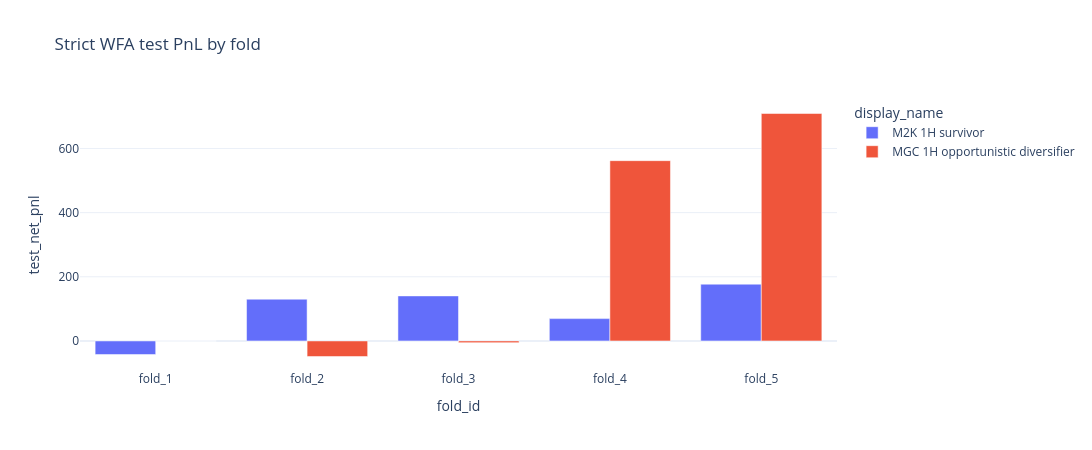
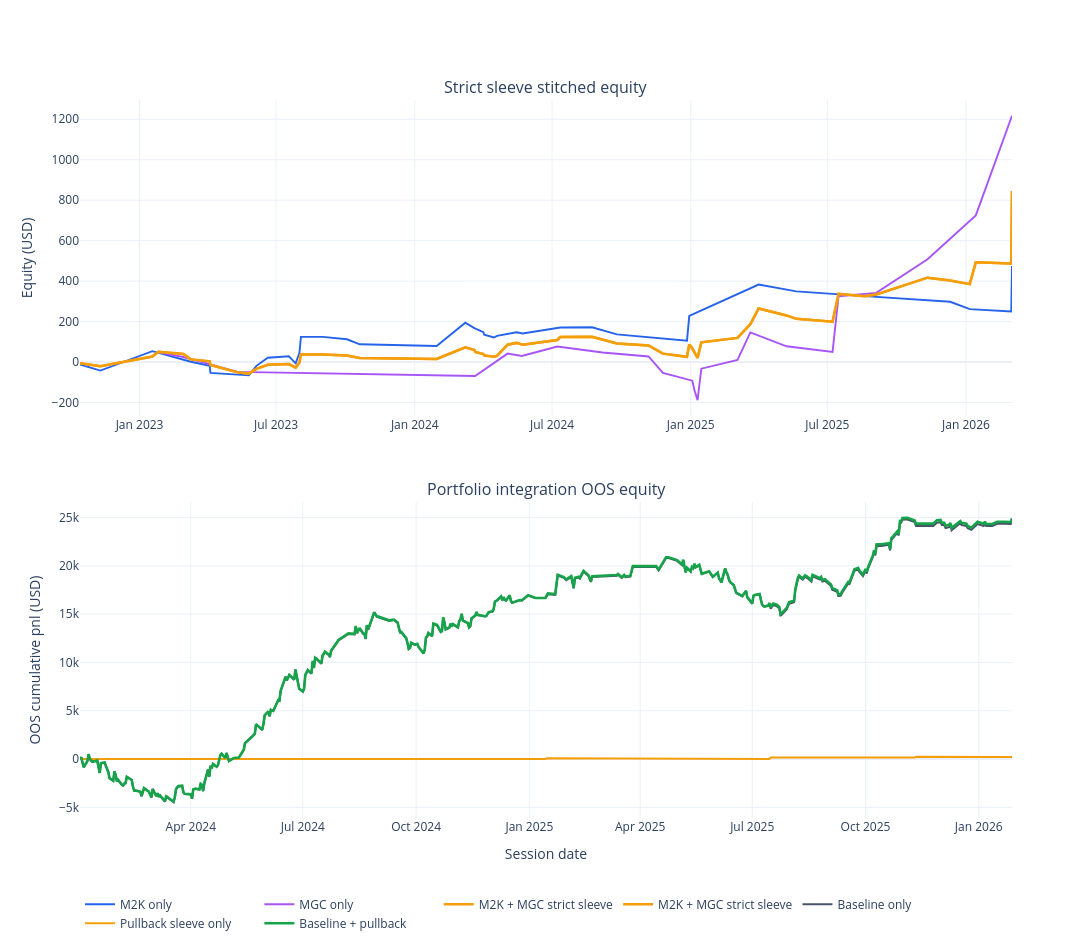

Here is the notebook cell these charts were saved with, in order:
### Code cell
display(Markdown("## 3. Fold-by-Fold and Sleeve Curves"))

fold_fig = px.bar(
    strict_fold_view.loc[strict_fold_view["symbol"].astype(str).isin(PRIMARY_SYMBOLS)],
    x="fold_id",
    y="test_net_pnl",
    color="display_name",
    barmode="group",
    title="Strict WFA test PnL by fold",
)
fold_fig.update_layout(template=PLOT_TEMPLATE, width=1150, height=450)
fold_fig.show()

curve_fig = make_subplots(
    rows=2,
    cols=1,
    vertical_spacing=0.12,
    subplot_titles=("Strict sleeve stitched equity", "Portfolio integration OOS equity"),
)

for portfolio_name, label, color in [
    (M2K_ONLY_PORTFOLIO, "M2K only", "#2563eb"),
    (MGC_ONLY_PORTFOLIO, "MGC only", "#a855f7"),
    (STRICT_SLEEVE_NAME, "M2K + MGC strict sleeve", "#f59e0b"),
    (STRICT_SLEEVE_FALLBACK, "M2K + MGC strict sleeve", "#f59e0b"),
]:
    frame = strict_portfolio_daily.loc[strict_portfolio_daily["portfolio_name"].astype(str) == portfolio_name].copy()
    if frame.empty:
        continue
    frame = frame.sort_values("session_date")
    curve_fig.add_trace(
        go.Scatter(
            x=frame["session_date"],
            y=frame["equity"],
            mode="lines",
            name=label,
            line=dict(color=color, width=2.5 if "strict sleeve" in label else 1.9),
        ),
        row=1,
        col=1,
    )

for name, y_col, color in [
    ("Baseline only", "baseline_equity", "#475569"),
    ("Pullback sleeve only", "pullback_equity", "#f59e0b"),
    ("Baseline + pullback", "integrated_equity", "#16a34a"),
]:
    curve_fig.add_trace(
        go.Scatter(
            x=integration_curve["session_date"],
            y=integration_curve[y_col],
            mode="lines",
            name=name,
            line=dict(color=color, width=2.6 if name == "Baseline + pullback" else 2.0),
        ),
        row=2,
        col=1,
    )

curve_fig.update_yaxes(title_text="Equity (USD)", row=1, col=1)
curve_fig.update_yaxes(title_text="OOS cumulative pnl (USD)", row=2, col=1)
curve_fig.update_xaxes(title_text="Session date", row=2, col=1)
curve_fig.update_layout(template=PLOT_TEMPLATE, height=950, width=1450, legend=dict(orientation="h", y=-0.10, x=0.0))
curve_fig.show()

### Figure 1 — Plotly figure (JSON) as saved in the notebook; plotly's stock layout.template omitted (floating-point values rounded to 4 significant figures)
{"data": [{"alignmentgroup": "True", "hovertemplate": "display_name=M2K 1H survivor<br>fold_id=%{x}<br>test_net_pnl=%{y}<extra></extra>", "legendgroup": "M2K 1H survivor", "marker": {"color": "#636efa", "pattern": {"shape": ""}}, "name": "M2K 1H survivor", "offsetgroup": "M2K 1H survivor", "orientation": "v", "showlegend": true, "textposition": "auto", "type": "bar", "x": ["fold_1", "fold_2", "fold_3", "fold_4", "fold_5"], "xaxis": "x", "y": [-42.37, 130.1, 140.4, 69.63, 177.0], "yaxis": "y"}, {"alignmentgroup": "True", "hovertemplate": "display_name=MGC 1H opportunistic diversifier<br>fold_id=%{x}<br>test_net_pnl=%{y}<extra></extra>", "legendgroup": "MGC 1H opportunistic diversifier", "marker": {"color": "#EF553B", "pattern": {"shape": ""}}, "name": "MGC 1H opportunistic diversifier", "offsetgroup": "MGC 1H opportunistic diversifier", "orientation": "v", "showlegend": true, "textposition": "auto", "type": "bar", "x": ["fold_1", "fold_2", "fold_3", "fold_4", "fold_5"], "xaxis": "x", "y": [0.0, -48.5, -5.3, 562.0, 709.0], "yaxis": "y"}], "layout": {"barmode": "group", "height": 450, "legend": {"title": {"text": "display_name"}, "tracegroupgap": 0}, "title": {"text": "Strict WFA test PnL by fold"}, "width": 1150, "xaxis": {"anchor": "y", "domain": [0.0, 1.0], "title": {"text": "fold_id"}}, "yaxis": {"anchor": "x", "domain": [0.0, 1.0], "title": {"text": "test_net_pnl"}}}}

### Figure 2 — Plotly figure (JSON) as saved in the notebook; plotly's stock layout.template omitted (floating-point values rounded to 4 significant figures; data arrays with more than 128 entries replaced by an {"elided": "..."} marker saying what was removed)
{"data": [{"line": {"color": "#2563eb", "width": 1.9}, "mode": "lines", "name": "M2K only", "type": "scatter", "x": ["2022-10-14T00:00:00", "2022-11-10T00:00:00", "2023-01-18T00:00:00", "2023-03-10T00:00:00", "2023-04-04T00:00:00", "2023-04-05T00:00:00", "2023-05-26T00:00:00", "2023-06-05T00:00:00", "2023-06-20T00:00:00", "2023-07-18T00:00:00", "2023-07-20T00:00:00", "2023-07-27T00:00:00", "2023-08-01T00:00:00", "2023-08-03T00:00:00", "2023-09-01T00:00:00", "2023-10-03T00:00:00", "2023-10-20T00:00:00", "2024-01-30T00:00:00", "2024-03-08T00:00:00", "2024-03-20T00:00:00", "2024-04-01T00:00:00", "2024-04-02T00:00:00", "2024-04-15T00:00:00", "2024-04-19T00:00:00", "2024-05-15T00:00:00", "2024-05-23T00:00:00", "2024-07-12T00:00:00", "2024-08-23T00:00:00", "2024-09-25T00:00:00", "2024-12-27T00:00:00", "2024-12-30T00:00:00", "2025-04-01T00:00:00", "2025-05-21T00:00:00", "2025-08-12T00:00:00", "2025-08-20T00:00:00", "2025-12-11T00:00:00", "2026-01-06T00:00:00", "2026-03-02T00:00:00", "2026-03-03T00:00:00"], "xaxis": "x", "y": [-12.37, -42.37, 53.75, 1.25, -18.25, -53.87, -65.87, -18.87, 21.13, 28.13, 20.25, -6.375, 45.13, 124.1, 124.1, 112.5, 87.75, 79.5, 194.2, 167.9, 148.0, 134.9, 121.4, 129.4, 147.4, 141.0, 170.5, 172.0, 136.8, 105.7, 228.2, 382.9, 349.2, 330.8, 325.9, 297.8, 261.8, 249.8, 474.8], "yaxis": "y"}, {"line": {"color": "#a855f7", "width": 1.9}, "mode": "lines", "name": "MGC only", "type": "scatter", "x": ["2023-01-26T00:00:00", "2023-02-28T00:00:00", "2023-05-11T00:00:00", "2024-03-21T00:00:00", "2024-05-03T00:00:00", "2024-05-22T00:00:00", "2024-07-08T00:00:00", "2024-09-06T00:00:00", "2024-11-06T00:00:00", "2024-11-25T00:00:00", "2025-01-03T00:00:00", "2025-01-06T00:00:00", "2025-01-10T00:00:00", "2025-01-15T00:00:00", "2025-03-04T00:00:00", "2025-03-21T00:00:00", "2025-05-08T00:00:00", "2025-07-08T00:00:00", "2025-07-16T00:00:00", "2025-09-04T00:00:00", "2025-11-11T00:00:00", "2026-01-14T00:00:00", "2026-03-03T00:00:00"], "xaxis": "x", "y": [47.5, 25.0, -48.5, -69.0, 41.7, 30.2, 76.7, 47.2, 27.7, -53.8, -92.3, -140.8, -188.3, -32.8, 10.7, 146.2, 77.7, 50.2, 325.2, 341.7, 508.2, 724.7, 1217.0], "yaxis": "y"}, {"line": {"color": "#f59e0b", "width": 2.5}, "mode": "lines", "name": "M2K + MGC strict sleeve", "type": "scatter", "x": ["2022-10-14T00:00:00", "2022-11-10T00:00:00", "2023-01-18T00:00:00", "2023-01-26T00:00:00", "2023-02-28T00:00:00", "2023-03-10T00:00:00", "2023-04-04T00:00:00", "2023-04-05T00:00:00", "2023-05-11T00:00:00", "2023-05-26T00:00:00", "2023-06-05T00:00:00", "2023-06-20T00:00:00", "2023-07-18T00:00:00", "2023-07-20T00:00:00", "2023-07-27T00:00:00", "2023-08-01T00:00:00", "2023-08-03T00:00:00", "2023-09-01T00:00:00", "2023-10-03T00:00:00", "2023-10-20T00:00:00", "2024-01-30T00:00:00", "2024-03-08T00:00:00", "2024-03-20T00:00:00", "2024-03-21T00:00:00", "2024-04-01T00:00:00", "2024-04-02T00:00:00", "2024-04-15T00:00:00", "2024-04-19T00:00:00", "2024-05-03T00:00:00", "2024-05-15T00:00:00", "2024-05-22T00:00:00", "2024-05-23T00:00:00", "2024-07-08T00:00:00", "2024-07-12T00:00:00", "2024-08-23T00:00:00", "2024-09-06T00:00:00", "2024-09-25T00:00:00", "2024-11-06T00:00:00", "2024-11-25T00:00:00", "2024-12-27T00:00:00", "2024-12-30T00:00:00", "2025-01-03T00:00:00", "2025-01-06T00:00:00", "2025-01-10T00:00:00", "2025-01-15T00:00:00", "2025-03-04T00:00:00", "2025-03-21T00:00:00", "2025-04-01T00:00:00", "2025-05-08T00:00:00", "2025-05-21T00:00:00", "2025-07-08T00:00:00", "2025-07-16T00:00:00", "2025-08-12T00:00:00", "2025-08-20T00:00:00", "2025-09-04T00:00:00", "2025-11-11T00:00:00", "2025-12-11T00:00:00", "2026-01-06T00:00:00", "2026-01-14T00:00:00", "2026-03-02T00:00:00", "2026-03-03T00:00:00"], "xaxis": "x", "y": [-6.187, -21.19, 26.88, 50.63, 39.38, 13.13, 3.375, -14.44, -51.19, -57.19, -33.69, -13.69, -10.19, -14.12, -27.44, -1.687, 37.81, 37.81, 32.0, 19.63, 15.5, 72.83, 59.7, 49.45, 39.51, 32.95, 26.2, 30.2, 85.55, 94.55, 88.8, 85.61, 108.9, 123.6, 124.4, 109.6, 91.99, 82.24, 41.49, 25.93, 87.18, 67.93, 43.68, 19.93, 97.68, 119.4, 187.2, 264.6, 230.3, 213.4, 199.7, 337.2, 328.0, 325.6, 333.8, 417.1, 403.0, 385.0, 493.2, 487.2, 846.0], "yaxis": "y"}, {"line": {"color": "#f59e0b", "width": 2.5}, "mode": "lines", "name": "M2K + MGC strict sleeve", "type": "scatter", "x": ["2022-10-14T00:00:00", "2022-11-10T00:00:00", "2023-01-18T00:00:00", "2023-01-26T00:00:00", "2023-02-28T00:00:00", "2023-03-10T00:00:00", "2023-04-04T00:00:00", "2023-04-05T00:00:00", "2023-05-11T00:00:00", "2023-05-26T00:00:00", "2023-06-05T00:00:00", "2023-06-20T00:00:00", "2023-07-18T00:00:00", "2023-07-20T00:00:00", "2023-07-27T00:00:00", "2023-08-01T00:00:00", "2023-08-03T00:00:00", "2023-09-01T00:00:00", "2023-10-03T00:00:00", "2023-10-20T00:00:00", "2024-01-30T00:00:00", "2024-03-08T00:00:00", "2024-03-20T00:00:00", "2024-03-21T00:00:00", "2024-04-01T00:00:00", "2024-04-02T00:00:00", "2024-04-15T00:00:00", "2024-04-19T00:00:00", "2024-05-03T00:00:00", "2024-05-15T00:00:00", "2024-05-22T00:00:00", "2024-05-23T00:00:00", "2024-07-08T00:00:00", "2024-07-12T00:00:00", "2024-08-23T00:00:00", "2024-09-06T00:00:00", "2024-09-25T00:00:00", "2024-11-06T00:00:00", "2024-11-25T00:00:00", "2024-12-27T00:00:00", "2024-12-30T00:00:00", "2025-01-03T00:00:00", "2025-01-06T00:00:00", "2025-01-10T00:00:00", "2025-01-15T00:00:00", "2025-03-04T00:00:00", "2025-03-21T00:00:00", "2025-04-01T00:00:00", "2025-05-08T00:00:00", "2025-05-21T00:00:00", "2025-07-08T00:00:00", "2025-07-16T00:00:00", "2025-08-12T00:00:00", "2025-08-20T00:00:00", "2025-09-04T00:00:00", "2025-11-11T00:00:00", "2025-12-11T00:00:00", "2026-01-06T00:00:00", "2026-01-14T00:00:00", "2026-03-02T00:00:00", "2026-03-03T00:00:00"], "xaxis": "x", "y": [-6.187, -21.19, 26.88, 50.63, 39.38, 13.13, 3.375, -14.44, -51.19, -57.19, -33.69, -13.69, -10.19, -14.12, -27.44, -1.687, 37.81, 37.81, 32.0, 19.63, 15.5, 72.83, 59.7, 49.45, 39.51, 32.95, 26.2, 30.2, 85.55, 94.55, 88.8, 85.61, 108.9, 123.6, 124.4, 109.6, 91.99, 82.24, 41.49, 25.93, 87.18, 67.93, 43.68, 19.93, 97.68, 119.4, 187.2, 264.6, 230.3, 213.4, 199.7, 337.2, 328.0, 325.6, 333.8, 417.1, 403.0, 385.0, 493.2, 487.2, 846.0], "yaxis": "y"}, {"line": {"color": "#475569", "width": 2.0}, "mode": "lines", "name": "Baseline only", "type": "scatter", "x": {"elided": "367 str values"}, "xaxis": "x2", "y": {"elided": "367 float values"}, "yaxis": "y2"}, {"line": {"color": "#f59e0b", "width": 2.0}, "mode": "lines", "name": "Pullback sleeve only", "type": "scatter", "x": {"elided": "367 str values"}, "xaxis": "x2", "y": {"elided": "367 float values"}, "yaxis": "y2"}, {"line": {"color": "#16a34a", "width": 2.6}, "mode": "lines", "name": "Baseline + pullback", "type": "scatter", "x": {"elided": "367 str values"}, "xaxis": "x2", "y": {"elided": "367 float values"}, "yaxis": "y2"}], "layout": {"annotations": [{"font": {"size": 16}, "showarrow": false, "text": "Strict sleeve stitched equity", "x": 0.5, "xanchor": "center", "xref": "paper", "y": 1.0, "yanchor": "bottom", "yref": "paper"}, {"font": {"size": 16}, "showarrow": false, "text": "Portfolio integration OOS equity", "x": 0.5, "xanchor": "center", "xref": "paper", "y": 0.44, "yanchor": "bottom", "yref": "paper"}], "height": 950, "legend": {"orientation": "h", "x": 0.0, "y": -0.1}, "width": 1450, "xaxis": {"anchor": "y", "domain": [0.0, 1.0]}, "xaxis2": {"anchor": "y2", "domain": [0.0, 1.0], "title": {"text": "Session date"}}, "yaxis": {"anchor": "x", "domain": [0.56, 1.0], "title": {"text": "Equity (USD)"}}, "yaxis2": {"anchor": "x2", "domain": [0.0, 0.44], "title": {"text": "OOS cumulative pnl (USD)"}}}}
